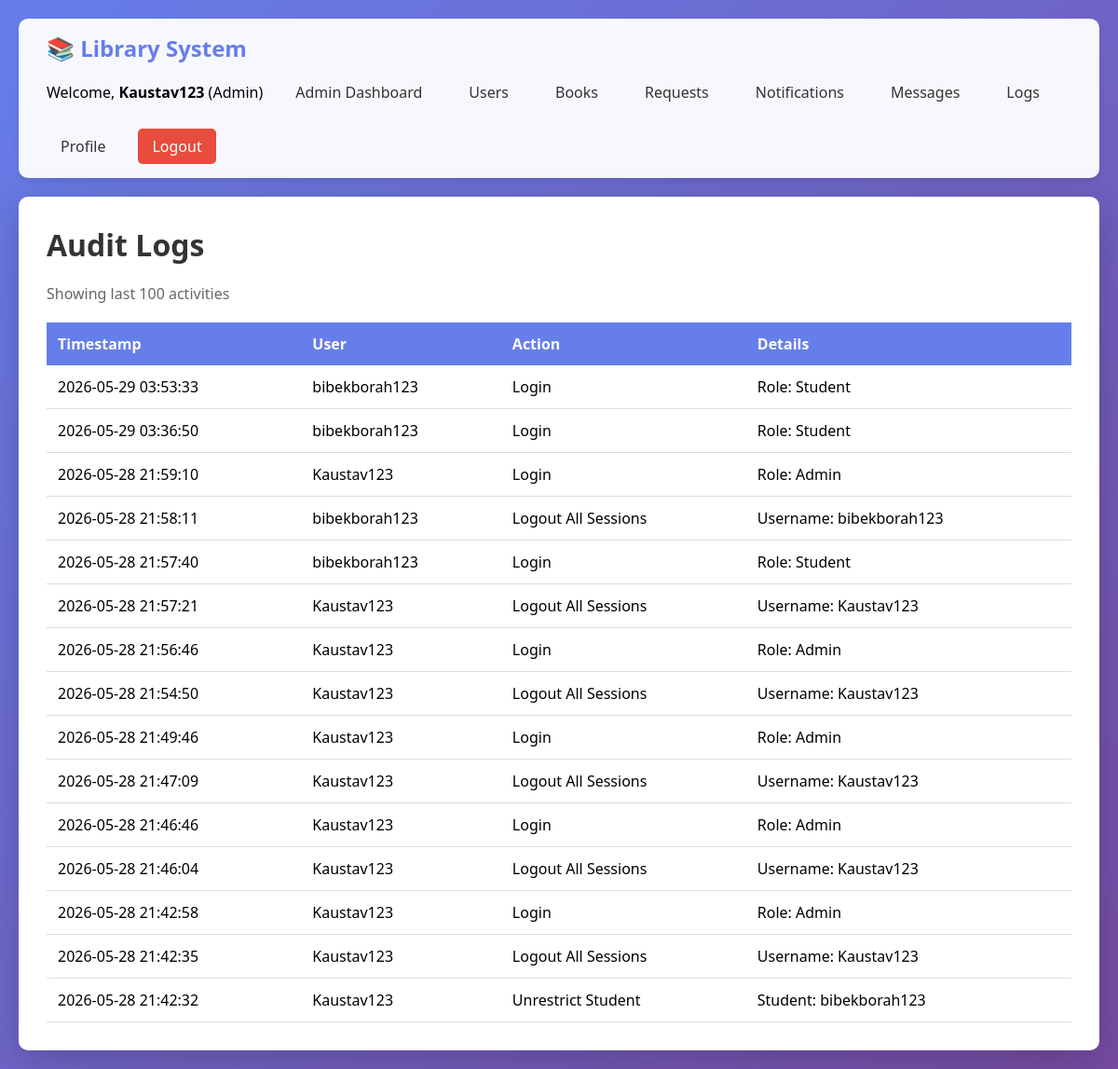
The page /admin/logs (signed in) on the database its author committed.
### tables this page shows
CREATE TABLE users (
            id INTEGER PRIMARY KEY AUTOINCREMENT,
            username TEXT UNIQUE NOT NULL,
            email TEXT UNIQUE NOT NULL,
            password_hash TEXT NOT NULL,
            role TEXT DEFAULT 'Student',
            created_at TEXT DEFAULT CURRENT_TIMESTAMP
        , full_name TEXT, department TEXT, programme TEXT, semester TEXT, academic_year TEXT, contact_number TEXT, gender TEXT, caste TEXT, profile_completed INTEGER DEFAULT 0, profile_edit_allowed INTEGER DEFAULT 1, is_restricted INTEGER DEFAULT 0, restriction_reason TEXT, restricted_at TEXT);

CREATE TABLE audit_log (
            id INTEGER PRIMARY KEY AUTOINCREMENT,
            user_id INTEGER,
            action TEXT NOT NULL,
            details TEXT,
            timestamp TEXT DEFAULT CURRENT_TIMESTAMP,
            FOREIGN KEY (user_id) REFERENCES users(id)
        );

### app.py (the view)
@app.route('/admin/logs')
@admin_required
def admin_logs():
    conn = get_db_connection()
    logs = conn.execute(
        '''SELECT a.*, u.username FROM audit_log a
           LEFT JOIN users u ON a.user_id = u.id
           ORDER BY a.timestamp DESC LIMIT 100'''
    ).fetchall()
    conn.close()
    return render_template('admin_logs.html', logs=logs)

### app.py (called while the page is built)
def get_db_connection():
    conn = sqlite3.connect('library.db')
    conn.row_factory = sqlite3.Row
    return conn

def get_active_login_notices():
    try:
        conn = get_db_connection()
        notices = conn.execute(
            '''SELECT * FROM login_notifications
               WHERE is_active = 1
               ORDER BY created_at DESC'''
        ).fetchall()
        conn.close()
        return notices
    except sqlite3.Error:
        return []

@app.context_processor
def inject_admin_message_count():
    unread_admin_messages = 0
    if session.get('role') == 'Admin':
        conn = None
        try:
            conn = get_db_connection()
            unread_admin_messages = conn.execute(
                'SELECT COUNT(*) as count FROM admin_messages WHERE status = ?',
                ('Unread',)
            ).fetchone()['count']
        except sqlite3.Error:
            unread_admin_messages = 0
        finally:
            if conn:
                conn.close()
    return {
        'unread_admin_messages': unread_admin_messages,
        'current_display_name': session.get('display_name') or session.get('username'),
        'login_notices': get_active_login_notices(),
    }

def admin_required(f):
    @wraps(f)
    def decorated_function(*args, **kwargs):
        if 'server_restart_token' not in session or session.get('server_restart_token') != app.config.get('SESSION_RESTART_EPOCH'):
            session.clear()
            return redirect(url_for('index'))
        if 'user_id' not in session or session.get('role') != 'Admin':
            return redirect(url_for('index'))
        return f(*args, **kwargs)
    return decorated_function

### templates/admin_logs.html (shortened to what this page needs)
{% extends "base.html" %}  {% block content %}
<h1>Audit Logs</h1>
<p style="margin-bottom: 20px; color: #666">Showing last 100 activities</p>
<table>
  <thead>
    <tr>
      <th>Timestamp</th>
      <th>User</th>
      <th>Action</th>
      <th>Details</th>
    </tr>
  </thead>
  <tbody>
    {% for log in logs %}
    <tr>
      <td>{{ log['timestamp'] }}</td>
      <td>{{ log['username'] or 'System' }}</td>
      <td>{{ log['action'].replace('_', ' ').title() }}</td>
      <td>{{ log['details'] or '-' }}</td>
    </tr>
    {% else %}
    <tr>
      <td colspan="4" style="text-align: center; color: #999">No logs</td>
    </tr>
    {% endfor %}
  </tbody>
</table>
{% endblock %}

### templates/base.html (shortened to what this page needs)
<!doctype html>
<html lang="en">
  <head>
  </head>
  <body>
    {% if session.get('user_id') %}
    <div class="navbar">
      <a href="/" class="navbar-brand">📚 Library System</a>
      <div class="navbar-menu">
        <span
          >Welcome, <strong>{{ current_display_name }}</strong> ({{
          session.get('role') }})</span
        >
        {% if session.get('role') == 'Admin' %}
        <a href="{{ url_for('admin_dashboard') }}">Admin Dashboard</a>
        <a href="{{ url_for('admin_users') }}">Users</a>
        <a href="{{ url_for('admin_books') }}">Books</a>
        <a href="{{ url_for('admin_book_requests') }}">Requests</a>
        <a href="{{ url_for('admin_notifications') }}">Notifications</a>
        <a href="{{ url_for('admin_messages') }}"
          >Messages </a
        >
        <a href="{{ url_for('admin_logs') }}">Logs</a>
        {% else %}
        <a href="{{ url_for('student_dashboard') }}">Dashboard</a>
        <a href="{{ url_for('student_books') }}">Browse Books</a>
        <a href="{{ url_for('student_message_admin') }}">Message Admin</a>
        {% endif %}
        <a href="{{ url_for('profile') }}">Profile</a>
        <a href="{{ url_for('logout') }}" class="logout-btn">Logout</a>
      </div>
    </div>
    {% endif %}
    <div class="container">
       {% block content %}{% endblock %}
    </div>
  </body>
</html>

### templates/base.html (style rules this page uses)
* { margin: 0; padding: 0; box-sizing: border-box; }
body { font-family: "Segoe UI", Tahoma, Geneva, Verdana, sans-serif; background: linear-gradient(135deg, #667eea 0%, #764ba2 100%); min-height: 100vh; padding: 20px; animation: pageEnter 1s ease both; will-change: opacity, transform; }
.navbar { background: rgba(255, 255, 255, 0.95); border-radius: 10px; padding: 15px 30px; margin-bottom: 20px; display: flex; justify-content: space-between; align-items: center; gap: 12px; flex-wrap: wrap; box-shadow: 0 4px 6px rgba(0, 0, 0, 0.1); }
.navbar-brand { font-size: 24px; font-weight: bold; color: #667eea; text-decoration: none; }
.navbar-menu { display: flex; gap: 20px; align-items: center; flex-wrap: wrap; }
.navbar-menu a { color: #333; text-decoration: none; padding: 8px 15px; border-radius: 5px; transition: background-color 0.3s ease, color 0.3s ease, transform 0.3s ease; }
.navbar-menu .logout-btn { background: #e74c3c; color: white; }
.container { max-width: 1200px; margin: 0 auto; background: white; border-radius: 10px; padding: 30px; box-shadow: 0 10px 40px rgba(0, 0, 0, 0.2); }
h1, h2 { color: #333; margin-bottom: 20px; }
table { width: 100%; border-collapse: collapse; margin-top: 20px; }
th { background: #667eea; color: white; padding: 12px; text-align: left; }
td { padding: 12px; border-bottom: 1px solid #ddd; }

### rows shown on the page
users: username "Kaustav123", get "Admin"
audit_log: timestamp "2026-05-29 03:53:33", username "bibekborah123", action.replace "Login", details "Role: Student"
audit_log: timestamp "2026-05-29 03:36:50", username "bibekborah123", action.replace "Login", details "Role: Student"
audit_log: timestamp "2026-05-28 21:59:10", username "Kaustav123", action.replace "Login", details "Role: Admin"
audit_log: timestamp "2026-05-28 21:58:11", username "bibekborah123", action.replace "Logout All Sessions", details "Username: bibekborah123"
audit_log: timestamp "2026-05-28 21:57:40", username "bibekborah123", action.replace "Login", details "Role: Student"
audit_log: timestamp "2026-05-28 21:57:21", username "Kaustav123", action.replace "Logout All Sessions", details "Username: Kaustav123"
audit_log: timestamp "2026-05-28 21:56:46", username "Kaustav123", action.replace "Login", details "Role: Admin"
audit_log: timestamp "2026-05-28 21:54:50", username "Kaustav123", action.replace "Logout All Sessions", details "Username: Kaustav123"
audit_log: timestamp "2026-05-28 21:49:46", username "Kaustav123", action.replace "Login", details "Role: Admin"
audit_log: timestamp "2026-05-28 21:47:09", username "Kaustav123", action.replace "Logout All Sessions", details "Username: Kaustav123"
audit_log: timestamp "2026-05-28 21:46:46", username "Kaustav123", action.replace "Login", details "Role: Admin"
audit_log: timestamp "2026-05-28 21:46:04", username "Kaustav123", action.replace "Logout All Sessions", details "Username: Kaustav123"
audit_log: timestamp "2026-05-28 21:42:58", username "Kaustav123", action.replace "Login", details "Role: Admin"
audit_log: timestamp "2026-05-28 21:42:35", username "Kaustav123", action.replace "Logout All Sessions", details "Username: Kaustav123"
audit_log: timestamp "2026-05-28 21:42:32", username "Kaustav123", action.replace "Unrestrict Student", details "Student: bibekborah123"
